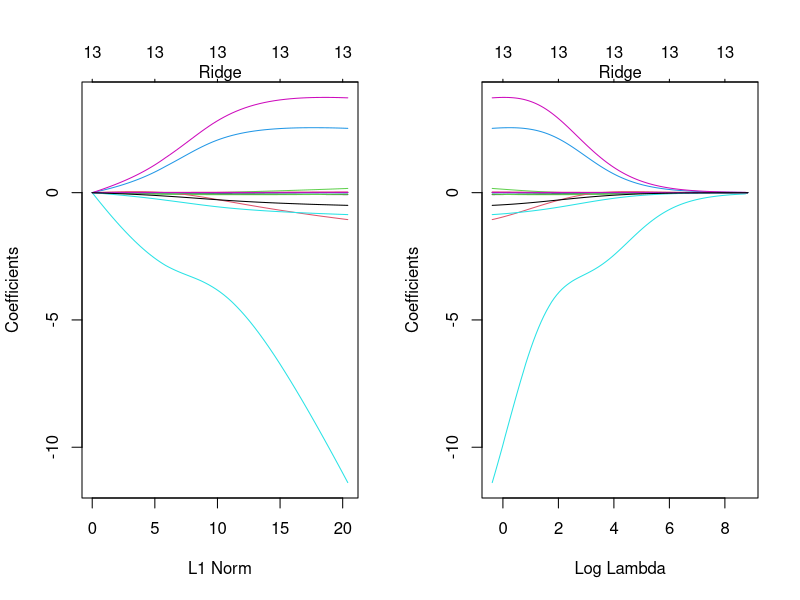
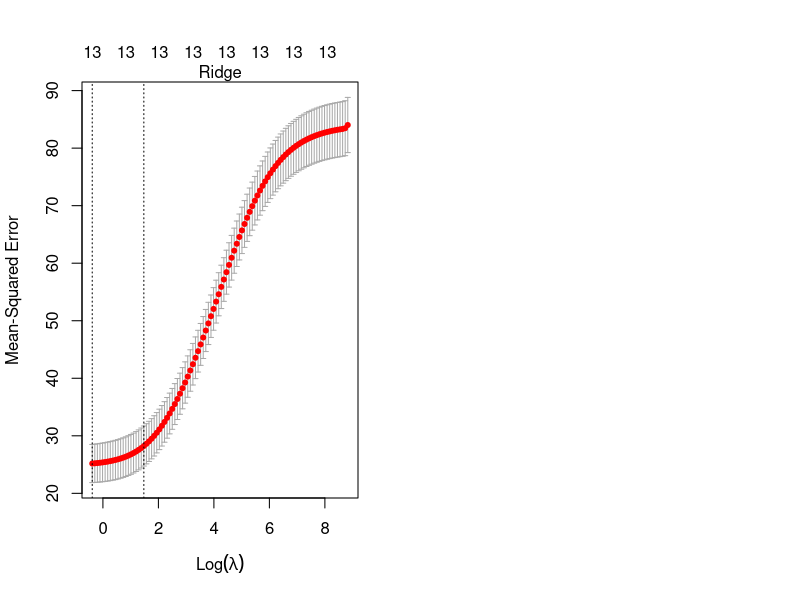
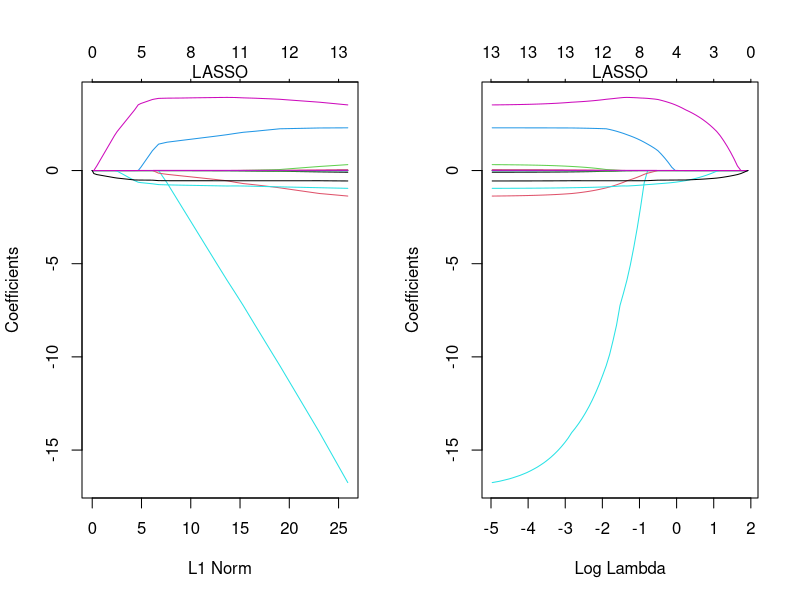
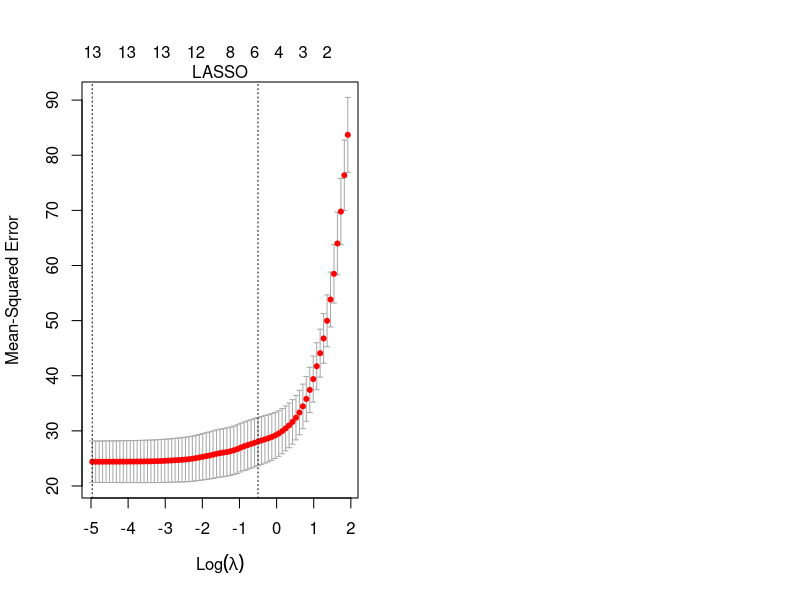
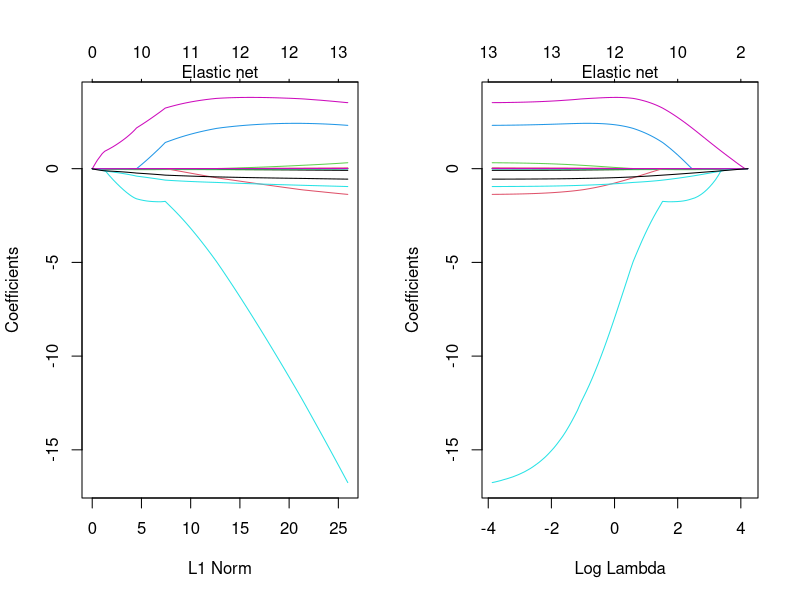
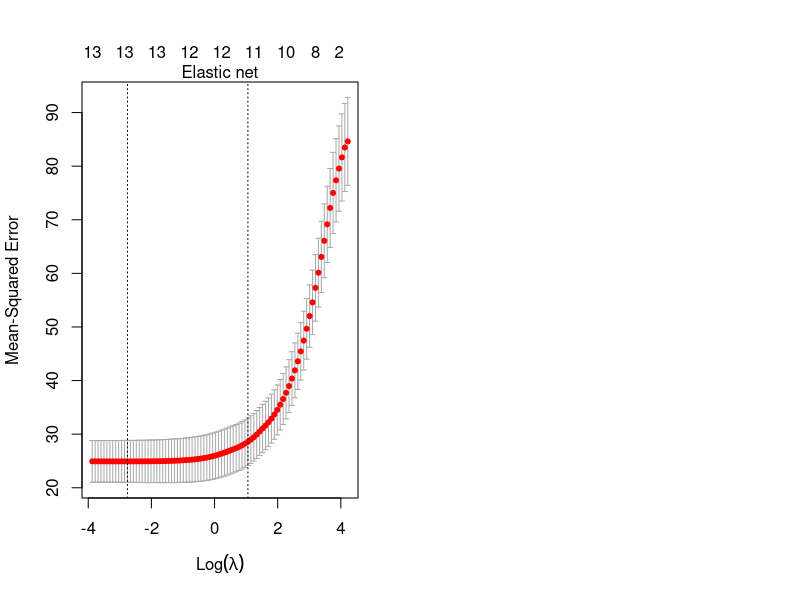

Write R code to recreate these figures, in order.
## ---- chunk 1
set.seed(123)    # seef for reproducibility
library(glmnet)  # for ridge regression
library(dplyr)   # for data cleaning
library(psych)   # for function tr() to compute trace of a matrix
library(caret)
## ---- chunk 2
data("Boston", package = "MASS")
head(Boston)
## ---- chunk 3
set.seed(123)
training.samples <- Boston$medv %>%
  createDataPartition(p = 0.8, list = FALSE)
train.data  <- Boston[training.samples, ]
test.data <- Boston[-training.samples, ]
## ---- chunk 4
X = model.matrix(medv ~ ., train.data)[, -1]
## ---- chunk 5
y = train.data$medv
## ---- chunk 6
par(mfrow = c(1, 2))
fit_ridge = glmnet(X, y, alpha = 0)
plot(fit_ridge)
mtext("Ridge")
plot(fit_ridge, xvar = "lambda", label = TRUE)
mtext("Ridge")
## ---- chunk 7
cv_ridge = cv.glmnet(X, y, alpha = 0)
plot(cv_ridge)
mtext("Ridge")
## ---- chunk 8
cv_ridge$lambda.min
## ---- chunk 9
# Fit the final model on the training data
model_ridge <- train(
  medv ~., data = train.data, method = "glmnet",
  trControl = trainControl("cv", number = 10),
  tuneGrid = expand.grid(alpha = 0, lambda = cv_ridge$lambda.min)
  )
# Model coefficients
coef(model_ridge$finalModel, model_ridge$bestTune$lambda)
## ---- chunk 10
# Make predictions on the test data
x.test <- model.matrix(medv ~., test.data)[,-1]
predictions <- model_ridge %>% predict(x.test) %>% as.vector()
# Model performance metrics
data.frame(
  RMSE = RMSE(predictions, test.data$medv),
  Rsquare = R2(predictions, test.data$medv)
)
## ---- chunk 11
set.seed(123)
par(mfrow = c(1, 2))
fit_lasso = glmnet(X, y, alpha = 1)
plot(fit_lasso)
mtext("LASSO")
plot(fit_lasso, xvar = "lambda", label = TRUE)
mtext("LASSO")
## ---- chunk 12

cv_lasso = cv.glmnet(X, y, alpha = 1)
plot(cv_lasso)
mtext("LASSO")
## ---- chunk 13
cv_lasso$lambda.min
## ---- chunk 14
# Fit the final model on the training data
model_lasso <- train(
  medv ~., data = train.data, method = "glmnet",
  trControl = trainControl("cv", number = 10),
  tuneGrid = expand.grid(alpha = 1, lambda = cv_lasso$lambda.min)
  )
# Model coefficients
coef(model_lasso$finalModel, model_lasso$bestTune$lambda)
## ---- chunk 15
x.test <- model.matrix(medv ~., test.data)[,-1]
predictions <- model_lasso %>% predict(x.test) %>% as.vector()
# Model performance metrics
data.frame(
  RMSE = RMSE(predictions, test.data$medv),
  Rsquare = R2(predictions, test.data$medv)
)
## ---- chunk 16
set.seed(123)
model_elastic <- train(
  medv ~., data = train.data, method = "glmnet",
  trControl = trainControl("cv", number = 10),
  tuneLength = 10
)
# Best tuning parameter
model_elastic$bestTune

coef(model_elastic$finalModel, model_elastic$bestTune$lambda)
## ---- chunk 17
par(mfrow = c(1, 2))
fit_elastic = glmnet(X, y, alpha = 0.1)
plot(fit_elastic)
mtext("Elastic net")
plot(fit_elastic, xvar = "lambda", label = TRUE)
mtext("Elastic net")
## ---- chunk 18
cv_elastic = cv.glmnet(X, y, alpha = 0.1)
plot(cv_elastic)
mtext("Elastic net")
## ---- chunk 19
x.test <- model.matrix(medv ~., test.data)[,-1]
predictions <- model_elastic %>% predict(x.test)
# Model performance metrics
data.frame(
  RMSE = RMSE(predictions, test.data$medv),
  Rsquare = R2(predictions, test.data$medv)
)
## ---- chunk 20
models <- list(ridge = model_ridge, lasso = model_lasso, elastic = model_elastic)
resamples(models) %>% summary( metric = "RMSE")
